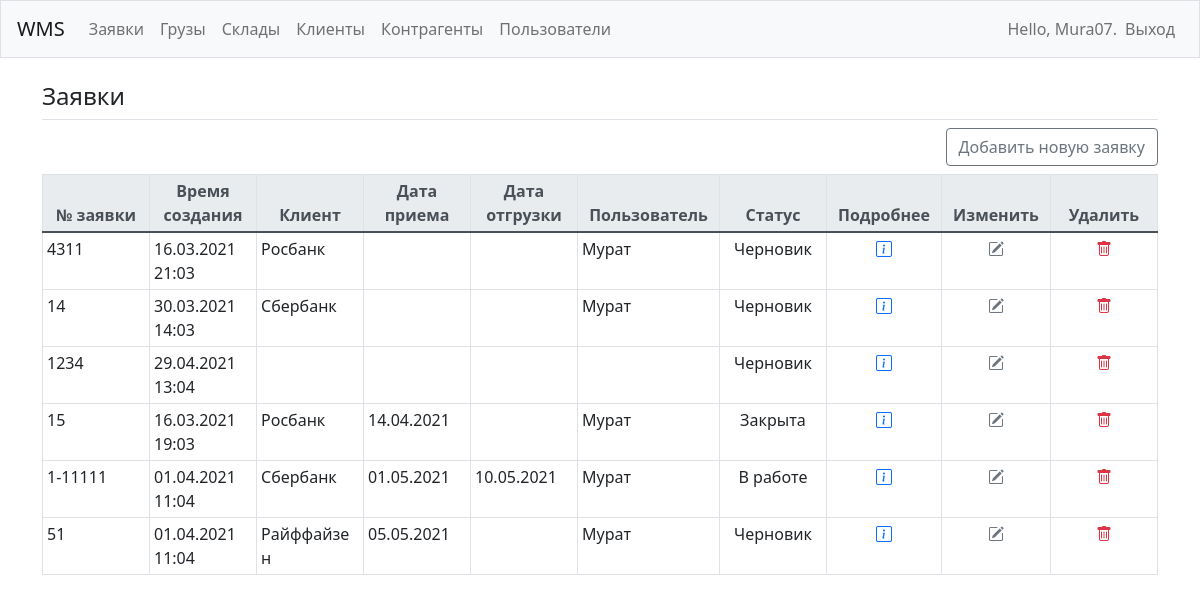
Screenshot of /orders/ (signed in) with the database file from the repository.
### wms/models.py (models this page shows, shortened)
class Order(models.Model):
    logistic_order = models.CharField(max_length=200)
    client = models.ForeignKey(Client, on_delete=models.SET_NULL, blank=True, null=True)
    customer = models.ForeignKey(Customer, on_delete=models.SET_NULL, blank=True, null=True)
    storage = models.ForeignKey(Storage, on_delete=models.SET_NULL, null=True)
    status = models.CharField(
        max_length=10,
        choices=OrderStatus.choices,
        default=OrderStatus.draft,
    )
    date_in = models.DateField('Дата приема', blank=True, null=True)
    date_out = models.DateField('Дата отгрузки', blank=True, null=True)
    driver = models.CharField(max_length=200, blank=True, null=True)
    driver_car = models.CharField(max_length=200, blank=True, null=True)
    storage_order = models.CharField(max_length=200, blank=True, null=True)
    date_created = models.DateTimeField('date published', auto_now_add=True)

class Client(models.Model):
    name = models.CharField(max_length=200)
    pub_date = models.DateTimeField('date published', auto_now_add=True)
    def __str__(self):
        return self.name

class Customer(models.Model):
    user = models.ForeignKey(User, on_delete=models.SET_NULL, null=True)
    name = models.CharField(max_length=200, blank=True)
    post = models.CharField(max_length=200, blank=True)
    phone = models.CharField(max_length=200, blank=True)
    email = models.CharField(max_length=200, blank=True)
    profile_pic = models.CharField(max_length=200, blank=True)
    date_created = models.DateTimeField('date published', auto_now_add=True)
    def __str__(self):
        return self.name

### wms/views.py (the view)
# urls.py: path('orders/', views.orders, name='orders'),
def orders(request):
    orders = Order.objects.all().order_by('date_in')
    context = {'orders': orders}
    return render(request, 'wms/orders.html', context)

### wms/templates/wms/orders.html
{% extends "wms/base.html" %}
{% block page_header %}
  <h4>Заявки</h4>
{% endblock page_header %}
{% block content %}
<div class="d-flex flex-row-reverse">
  <a class="btn btn-outline-secondary mb-2" href="{% url 'wms:new_order' %}">Добавить новую заявку</a>
</div>
<table class="table table-hover table-sm table-bordered table-responsive text-center w-100 d-block d-md-table">
  <thead class="thead-light">
    <tr>
      <th>№ заявки</th>
      <th>Время создания</th>
      <th>Клиент</th>
      <th>Дата приема</th>
      <th>Дата отгрузки</th>
      <th>Пользователь</th>
      <th>Статус</th>
      <th>Подробнее</th>
      <th>Изменить</th>
      <th>Удалить</th>
    </tr>
  </thead>
  <tbody>
    {% for order in orders %}
      <tr class="text-left">
        <td class="col-1">{{ order.logistic_order }}</td>
        <td class="col-1">{{ order.date_created|date:'d.m.Y H:m' }}</td>
        {% if order.client == None %}
        <td class="col-1 text-break"></td>
        {% else %}
        <td class="col-1 text-break">{{ order.client }}</td>
        {% endif %}
        <td class="col-1">{{ order.date_in|date:'d.m.Y' }}</td>
        <td class="col-1">{{ order.date_out|date:'d.m.Y' }}</td>
        {% if order.customer == None %}
        <td class="col-1 text-break"></td>
        {% else %}
        <td class="col-1 text-break">{{ order.customer }}</td>
        {% endif %}
        <td class="col-1 text-center">{{ order.status }}</td>
        <td class="col-1 text-center">
          <a class="link-primary" href="{% url 'wms:order' order.id %}"><i class="bi bi-info-square" title="Подробнее"></i></a>
        </td>
        <td class="col-1 text-center">
          <a class="link-secondary" href="{% url 'wms:update_order' order.id %}"><i class="bi bi-pencil-square" title="Изменить"></i></a>
        </td>
        <td class="col-1 text-center">
          <a class="link-danger" href="{% url 'wms:delete_order' order.id %}"><i class="bi bi-trash" title="Удалить"></i></a>
        </td>
      </tr>
    {% empty %}
      <tr class="col-12">
        <td>Не добавлено ни одной заявки. Добавьте первую заявку.</td>
      </tr>
    {% endfor %}
  </tbody>
</table>
{% endblock content %}

### wms/templates/wms/base.html (shortened to what this page needs)
{% load bootstrap4 %}
{% load static %}
<!doctype html>
<html lang="en">
<head>
    {% bootstrap_css %}
    <link rel="stylesheet" href="https://cdn.jsdelivr.net/npm/bootstrap-icons@1.4.1/font/bootstrap-icons.css">
    <link href="https://cdn.jsdelivr.net/npm/bootstrap@5.0.0-beta3/dist/css/bootstrap.min.css" rel="stylesheet">
</head>
<body class="font-weight-normal">
    <nav class="navbar navbar-expand-md navbar-light bg-light mb-4 border">
        <a class="navbar-brand" href="{% url 'wms:index' %}">WMS</a>
        <div class="collapse navbar-collapse" id="navbarCollapse">
            <ul class="navbar-nav mr-auto">
                <li class="nav-item">
                    <a class="nav-link" href="{% url 'wms:orders' %}">Заявки</a>
                </li>
                <li class="nav-item">
                    <a class="nav-link" href="{% url 'wms:atms' %}">Грузы</a>
                </li>
                <li class="nav-item">
                    <a class="nav-link" href="{% url 'wms:storages' %}">Склады</a>
                </li>
                <li class="nav-item">
                    <a class="nav-link" href="{% url 'wms:clients' %}">Клиенты</a>
                </li>
                <li class="nav-item">
                    <a class="nav-link" href="{% url 'wms:contractors' %}">Контрагенты</a>
                </li>
                <li class="nav-item">
                    <a class="nav-link" href="{% url 'wms:customers' %}">Пользователи</a>
                </li>
            </ul>
            <ul class="navbar-nav ml-auto">
                {% if user.is_authenticated %}
                    <li class="nav-item">
                        <span class="navbar-text">Hello, {{ user.username }}.</span>
                    </li>
                    <li class="nav-item">
                        <a class="nav-link" href="{% url 'users:logoutUser' %}">Выход</a>
                    </li>
                {% endif %}
            </ul>
        </div>
    </nav>
    <main role="main" class="container">
        <div class="pg-2 mb-2 border-bottom">
            {% block page_header %}{% endblock page_header %}
        </div>
        <div>
            {% block content %}{% endblock content %}
        </div>
    </main>
</body>
</html>

### rows the page displays
Order: logistic_order "4311", date_created "16.03.2021 21:03", client "Росбанк", customer "Мурат", status "Черновик"
Order: logistic_order "14", date_created "30.03.2021 14:03", client "Сбербанк", customer "Мурат", status "Черновик"
Order: logistic_order "1234", date_created "29.04.2021 13:04", status "Черновик"
Order: logistic_order "15", date_created "16.03.2021 19:03", client "Росбанк", date_in "14.04.2021", customer "Мурат", status "Закрыта"
Order: logistic_order "1-11111", date_created "01.04.2021 11:04", client "Сбербанк", date_in "01.05.2021", date_out "10.05.2021", customer "Мурат", status "В работе"
Order: logistic_order "51", date_created "01.04.2021 11:04", client "Райффайзен", date_in "05.05.2021", customer "Мурат", status "Черновик"

### other values shown
{{ user.username }} "Mura07"
